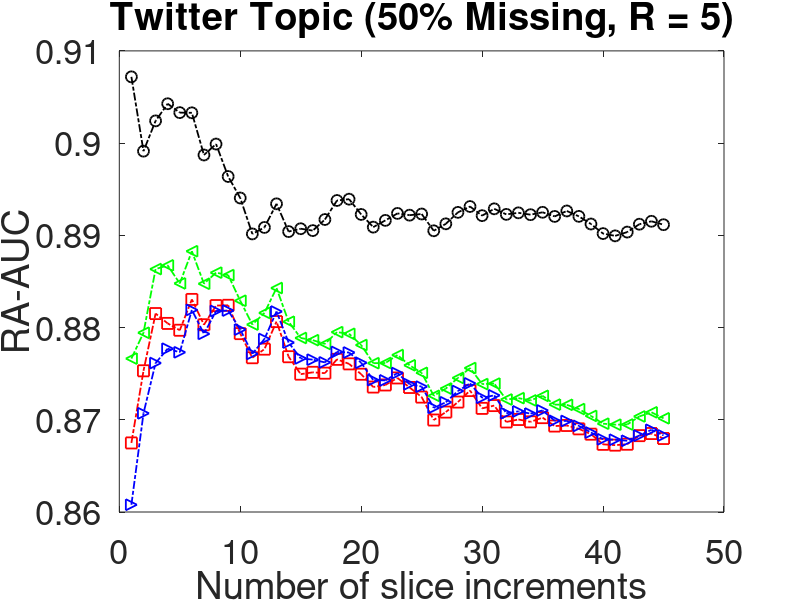

The MATLAB source for this figure:
clear all;
close all;

df = load('r5.mat');
% mast mis90
mast = df.mis_50_r5(:,1);
% tncp mis90
tncp = df.mis_50_r5(:,2);
% als mis90
als = df.mis_50_r5(:,3);
% our-v-3 mis90
our= df.mis_50_r5(:,4);

nrank = [1:1:45];

figure (1);
hold on;
box on;
%change color
plot(nrank, mast,  'rs-.','LineWidth',1.3, 'MarkerSize',8);
plot(nrank, tncp, 'g<-.','LineWidth',1.3, 'MarkerSize',8);
plot(nrank, als, 'b>-.','LineWidth',1.3, 'MarkerSize',8);
plot(nrank, our, 'ko-.', 'LineWidth',1.3, 'MarkerSize',8);

% legend('MAST','TNCP','CP-ALS','OUR');
%lgd = legend('Ours-Win-1','Ours-Win-2','Ours-Win-3', 'GP-PTF');
%lgd.FontSize = 25;
ylabel('RA-AUC', 'FontSize',25);
xlabel('Number of slice increments','FontSize',25);

title('Twitter Topic (50% Missing, R = 5)','FontSize',25)

% set(gca,'XTick',10:10:100, 'FontSize',25);
set(gca, 'FontSize',25);
 %set(gca,'YTick',[0.55, 0.65, 0.75, 0.85], 'FontSize',25);
 set(gca,'FontSize',25);
